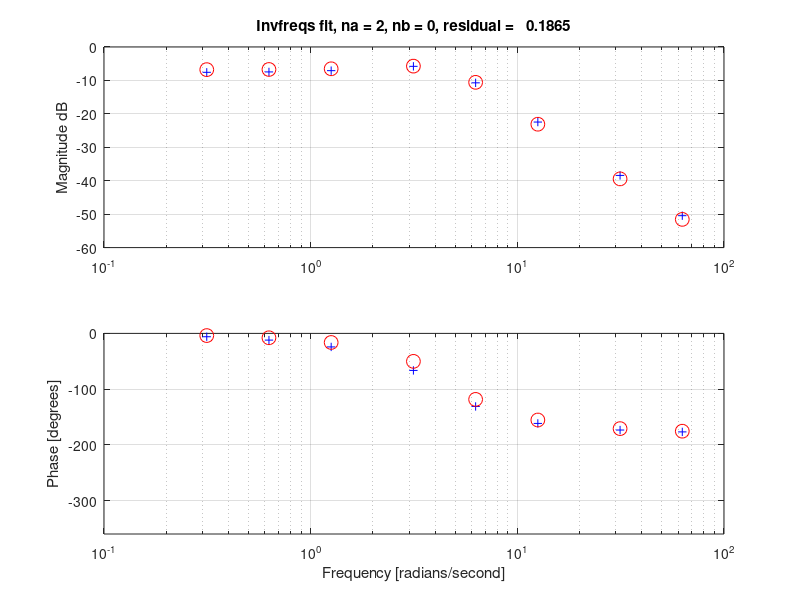

This figure's MATLAB source: (Note: this script raises an error after producing the figure.)
%%  Example Using Matlab invfreqs() command 
%%
%%   

%%%%%%%%%%%%%%%%%%%%%%%%%%%%%%%%%%%%%%
%%  Setup the raw data.  This is simulated experimental data. 
%%%%%%%%%%%%%%%%%%%%%%%%%%%%%%%%%%%%%%

Ws = [
    0.3142
    0.6283
    1.2566
    3.1416
    6.2832
    12.5664
    31.4159
    62.8319
    ]

Gains = [
    0.4180
    0.4237
    0.4426
    0.5135
    0.2910
    0.0754
    0.0120
    0.0030
   ]

Phases = [
    -6.0062
    -12.0334
    -24.2801
    -66.4484
    -131.1225
    -161.5733
    -173.4103
    -176.7621
    ]

%% Compute the complex gain based on the data 
Hs = Gains .* exp(j * Phases * (pi/180));

%% Here, the weights are set up simply to be 1.0 
Weights = ones(size(Ws));

%%%%%%%%%%%%%%%%%%%%%%%%%%%%%%%%%%%%%%
%% Do fit to two poles and one zero, measure the residual errors. 
%%%%%%%%%%%%%%%%%%%%%%%%%%%%%%%%%%%%%%


    
%%%%%%%%%%%%%%%%%%%%%%%%%%%%%%%%%%%%%%
%% These lines do the fit. 
%%%%%%%%%%%%%%%%%%%%%%%%%%%%%%%%%%%%%%

%%  Set up for two poles and one zero 
na = 2; 
nb = 0;        

%% Do the fit, B20 and A20 are the numerator and denominator polynomials of the best fit
%% with two poles and one zero. 
[B20, A20] = invfreqs(Hs, Ws, nb, na, Weights)

%% The freqs command takes pole and zero polynomials, and returns the complex gain based on the transfer function. 
%% These lines of code compute the complex gain (HHat), and corresponding PhaseAngles
HHat20     = freqs(B20, A20, Ws);
PhaseHat20 = atan2(imag(HHat20), real(HHat20)) * (180/pi); 

%% The residual error is measured as the norm of the differences in the complex gains. 
Residuals(na, nb+1) = norm( Hs - HHat20 );

%% Plot the bode plot, of the experimental data, and fit model 
figure(1), clf
  subplot(2,1,1)
    semilogx(Ws, 20*log10(Gains), 'b+', Ws, 20*log10(abs(HHat20)), 'ro', 'markersize', 10)
    ylabel('Magnitude dB'); grid on 
    title(sprintf('Invfreqs fit, na = %d, nb = %d, residual = %8.4f', na, nb, Residuals(na, nb+1)));

  subplot(2,1,2)
    semilogx(Ws, Phases, 'b+', Ws, PhaseHat20, 'ro', 'markersize', 10)
    ylim([-360 0])
    ylabel('Phase [degrees]'); grid on 
    xlabel('Frequency [radians/second]')

%% Plot the pole-zero map 
figure(2), clf 
  pzmap(B20, A20)
  axis equal  %% This line sets the horizontal-vertical scale to be 1:1 
  axis([-40 10 -20 20])
  title('Pole-zero Map.  Best Fit.  Two Poles, No Zero') 
  
    
    
    
%%%%%%%%%%%%%%%%%%%%%%%%%%%%%%%%%%%%%%
%% No Do the fit with 3 poles and 1 zero 
%%%%%%%%%%%%%%%%%%%%%%%%%%%%%%%%%%%%%%

%% These lines do the fit. 
na = 3; 
nb = 1;       
%% Determine the numerator and denominator polynomials 
[B31, A31] = invfreqs(Hs, Ws, nb, na, Weights)

%% The freqs command takes pole and zero polynomials, and returns the complex gain based on the transfer function.  
HHat31    = freqs(B31, A31, Ws);
PhaseHat31 = atan2(imag(HHat31), real(HHat31)) * (180/pi); 
Residuals(na, nb+1) = norm( Hs - HHat31 );


%% Plot the bode plot, of the experimental data, and fit model 
figure(3), clf
  subplot(2,1,1)
    semilogx(Ws, 20*log10(Gains), 'b+', Ws, 20*log10(abs(HHat31)), 'ro', 'markersize', 10)
    ylabel('Magnitude dB'); grid on 
    title(sprintf('Invfreqs fit, na = %d, nb = %d, residual = %8.4f', na, nb, Residuals(na, nb+1)));

  subplot(2,1,2)
    semilogx(Ws, Phases, 'b+', Ws, PhaseHat31, 'ro', 'markersize', 10)
    ylim([-360 0])
    ylabel('Phase [degrees]'); grid on 
    xlabel('Frequency [radians/second]')


%% Plot the pole-zero map 
figure(4), clf 
  pzmap(B31, A31)
  axis equal
  axis([-80 100 -40 40])
  title('Pole-zero Map.  Best Fit.  Three Poles, One Zero') 
